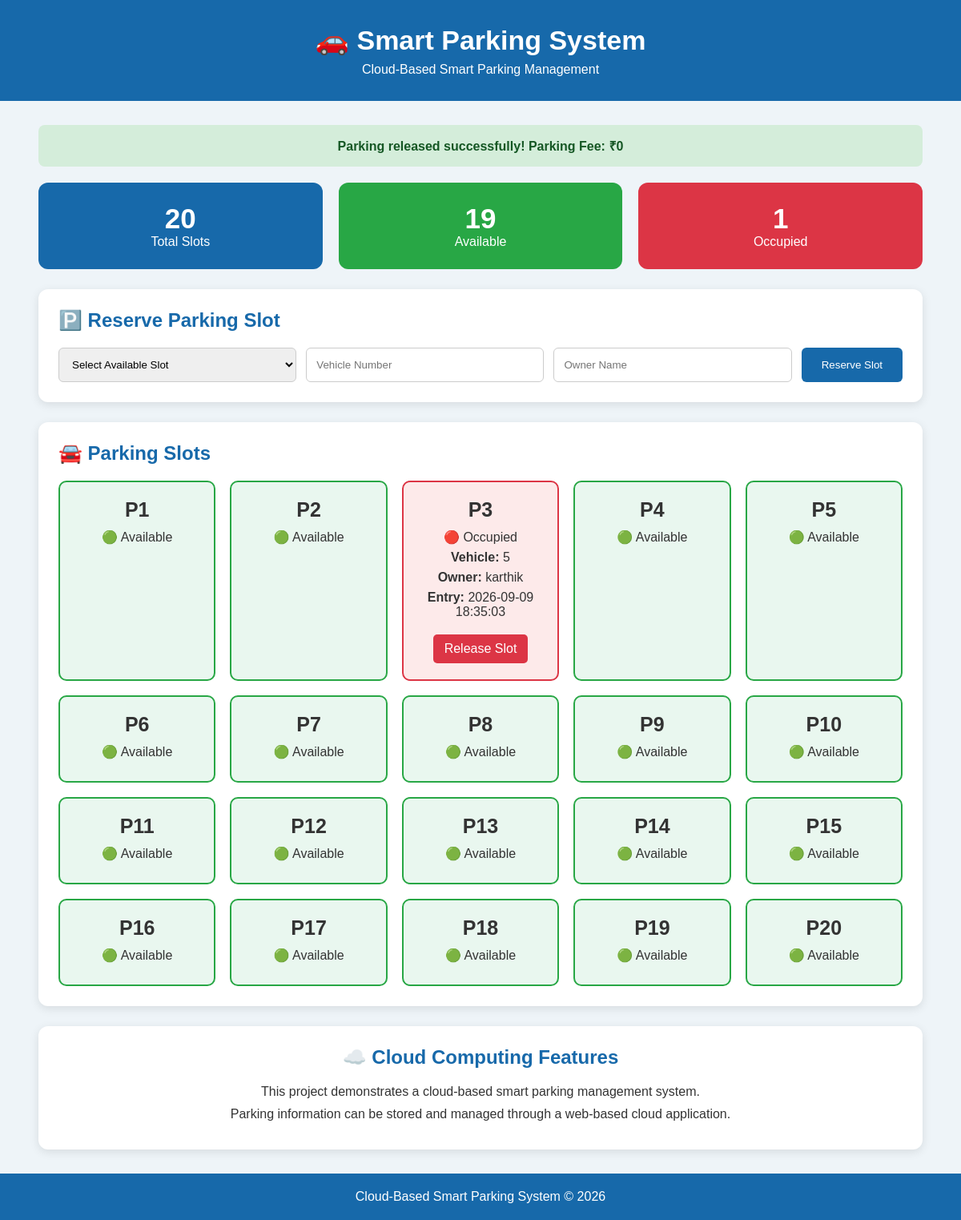
The page /release/1 on the database its author committed.
### tables this page shows
CREATE TABLE parking_slots (
            id INTEGER PRIMARY KEY AUTOINCREMENT,
            slot_number TEXT UNIQUE NOT NULL,
            status TEXT NOT NULL DEFAULT 'Available',
            vehicle_number TEXT,
            owner_name TEXT,
            entry_time TEXT
        );

### app.py (the view, shortened to what this page needs)
@app.route("/release/<int:slot_id>")
def release(slot_id):
    conn = sqlite3.connect(DATABASE)
    cursor = conn.cursor()
    cursor.execute("""
        SELECT entry_time
        FROM parking_slots
        WHERE id = ?
    """, (slot_id,))
    result = cursor.fetchone()
    fee = 0
    cursor.execute("""
        UPDATE parking_slots
        SET status = 'Available',
            vehicle_number = NULL,
            owner_name = NULL,
            entry_time = NULL
        WHERE id = ?
    """, (slot_id,))
    conn.commit()
    conn.close()
    slots = get_slots()
    available, occupied = get_counts()
    return render_template(
        "index.html",
        slots=slots,
        available=available,
        occupied=occupied,
        total=available + occupied,
        message=f"Parking released successfully! Parking Fee: ₹{fee}"
    )

### app.py (called while the page is built)
def get_slots():
    conn = sqlite3.connect(DATABASE)
    cursor = conn.cursor()
    cursor.execute("""
        SELECT * FROM parking_slots
        ORDER BY id
    """)
    slots = cursor.fetchall()
    conn.close()
    return slots

def get_counts():
    conn = sqlite3.connect(DATABASE)
    cursor = conn.cursor()
    cursor.execute("""
        SELECT COUNT(*) FROM parking_slots
        WHERE status = 'Available'
    """)
    available = cursor.fetchone()[0]
    cursor.execute("""
        SELECT COUNT(*) FROM parking_slots
        WHERE status = 'Occupied'
    """)
    occupied = cursor.fetchone()[0]
    conn.close()
    return available, occupied

### templates/index.html (shortened to what this page needs)
<!DOCTYPE html>
<html lang="en">
<head>
    <link rel="stylesheet"
          href="{{ url_for('static', filename='style.css') }}">
</head>
<body>
<header>
    <h1>🚗 Smart Parking System</h1>
    <p>Cloud-Based Smart Parking Management</p>
</header>
<div class="container">
    {% if message %}
    <div class="message">
        {{ message }}
    </div>
    {% endif %}
    <div class="dashboard">
        <div class="stat total">
            <h2>{{ total }}</h2>
            <p>Total Slots</p>
        </div>
        <div class="stat available">
            <h2>{{ available }}</h2>
            <p>Available</p>
        </div>
        <div class="stat occupied">
            <h2>{{ occupied }}</h2>
            <p>Occupied</p>
        </div>
    </div>
    <div class="card">
        <h2>🅿️ Reserve Parking Slot</h2>
        <form action="/reserve" method="POST">
            <select name="slot_number" required>
                <option value="">
                    Select Available Slot
                </option>
            </select>
            <input
                type="text"
                name="vehicle_number"
                placeholder="Vehicle Number"
                required
            >
            <input
                type="text"
                name="owner_name"
                placeholder="Owner Name"
                required
            >
            <button type="submit">
                Reserve Slot
            </button>
        </form>
    </div>
    <div class="card">
        <h2>🚘 Parking Slots</h2>
        <div class="parking-grid">
            {% for slot in slots %}
            <div class="parking-slot
                {% if slot[2] == 'Available' %}
                    available-slot
                {% else %}
                    occupied-slot
                {% endif %}
            ">
                <h3>{{ slot[1] }}</h3>
                {% if slot[2] == "Available" %}
                    <p>🟢 Available</p>
                {% else %}
                    <p>🔴 Occupied</p>
                    <p>
                        <strong>Vehicle:</strong>
                        {{ slot[3] }}
                    </p>
                    <p>
                        <strong>Owner:</strong>
                        {{ slot[4] }}
                    </p>
                    <p>
                        <strong>Entry:</strong>
                        {{ slot[5] }}
                    </p>
                    <a
                        href="/release/{{ slot[0] }}"
                        class="release"
                        onclick="return confirm('Release this parking slot?')"
                    >
                        Release Slot
                    </a>
                {% endif %}
            </div>
            {% endfor %}
        </div>
    </div>
    <div class="card cloud">
        <h2>☁️ Cloud Computing Features</h2>
        <p>
            This project demonstrates a cloud-based
            smart parking management system.
        </p>
        <p>
            Parking information can be stored and managed
            through a web-based cloud application.
        </p>
    </div>
</div>
<footer>
    <p>
        Cloud-Based Smart Parking System © 2026
    </p>
</footer>
</body>
</html>

### static/style.css (style rules this page uses)
* { box-sizing: border-box; margin: 0; padding: 0; }
body { font-family: Arial, sans-serif; background: #eef4f8; color: #333; }
header { background: #1769aa; color: white; text-align: center; padding: 30px; }
header h1 { font-size: 34px; margin-bottom: 8px; }
.container { width: 92%; max-width: 1200px; margin: 30px auto; }
.message { background: #d4edda; color: #155724; padding: 15px; border-radius: 8px; margin-bottom: 20px; text-align: center; font-weight: bold; }
.dashboard { display: flex; gap: 20px; margin-bottom: 25px; }
.stat { flex: 1; padding: 25px; border-radius: 12px; text-align: center; color: white; }
.stat h2 { font-size: 35px; }
.total { background: #1769aa; }
.available { background: #28a745; }
.occupied { background: #dc3545; }
.card { background: white; padding: 25px; margin-bottom: 25px; border-radius: 12px; box-shadow: 0 3px 12px rgba(0, 0, 0, 0.1); }
.card h2 { color: #1769aa; margin-bottom: 20px; }
form { display: flex; flex-wrap: wrap; gap: 12px; }
input, select { flex: 1; min-width: 200px; padding: 12px; border: 1px solid #ccc; border-radius: 6px; }
button { padding: 12px 25px; background: #1769aa; color: white; border: none; border-radius: 6px; cursor: pointer; }
.parking-grid { display: grid; grid-template-columns: repeat( auto-fit, minmax(190px, 1fr) ); gap: 18px; }
.parking-slot { padding: 20px; border-radius: 10px; text-align: center; border: 2px solid #ddd; }
.parking-slot h3 { font-size: 25px; margin-bottom: 10px; }
.parking-slot p { margin: 7px 0; }
.available-slot { background: #e9f7ef; border-color: #28a745; }
.occupied-slot { background: #fdeaea; border-color: #dc3545; }
.release { display: inline-block; margin-top: 12px; padding: 9px 14px; background: #dc3545; color: white; text-decoration: none; border-radius: 5px; }
.cloud { text-align: center; }
.cloud p { margin: 10px; }
footer { background: #1769aa; color: white; text-align: center; padding: 20px; }

### rows shown on the page
parking_slots: slot_number "P1", status "🟢 Available"
parking_slots: slot_number "P2", status "🟢 Available"
parking_slots: slot_number "P3", vehicle_number "5", owner_name "karthik", entry_time "2026-09-09 18:35:03"
parking_slots: slot_number "P4", status "🟢 Available"
parking_slots: slot_number "P5", status "🟢 Available"
parking_slots: slot_number "P6", status "🟢 Available"
parking_slots: slot_number "P7", status "🟢 Available"
parking_slots: slot_number "P8", status "🟢 Available"
parking_slots: slot_number "P9", status "🟢 Available"
parking_slots: slot_number "P10", status "🟢 Available"
parking_slots: slot_number "P11", status "🟢 Available"
parking_slots: slot_number "P12", status "🟢 Available"
parking_slots: slot_number "P13", status "🟢 Available"
parking_slots: slot_number "P14", status "🟢 Available"
parking_slots: slot_number "P15", status "🟢 Available"
parking_slots: slot_number "P16", status "🟢 Available"
parking_slots: slot_number "P17", status "🟢 Available"
parking_slots: slot_number "P18", status "🟢 Available"
parking_slots: slot_number "P19", status "🟢 Available"
parking_slots: slot_number "P20", status "🟢 Available"

### other values the page prints
{{ message }} "Parking released successfully! Parking Fee: ₹0"
{{ total }} "20"
{{ available }} "19"
{{ occupied }} "1"
